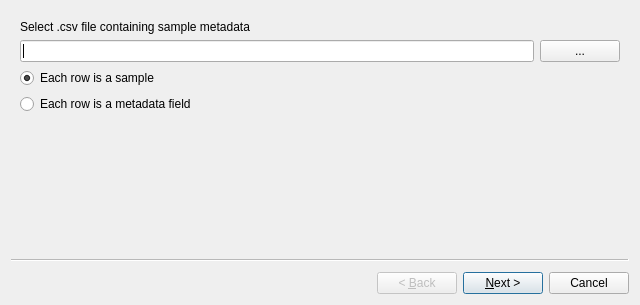
<?xml version="1.0" encoding="UTF-8"?>
<ui version="4.0">
 <class>Wizard</class>
 <widget class="QWizard" name="Wizard">
  <property name="geometry">
   <rect>
    <x>0</x>
    <y>0</y>
    <width>640</width>
    <height>305</height>
   </rect>
  </property>
  <property name="windowTitle">
   <string>Wizard</string>
  </property>
  <widget class="QWizardPage" name="wizardPage1">
   <attribute name="pageId">
    <string notr="true">1</string>
   </attribute>
   <layout class="QVBoxLayout" name="verticalLayout">
    <item>
     <widget class="QLabel" name="label_3">
      <property name="text">
       <string>Select .csv file containing sample metadata</string>
      </property>
     </widget>
    </item>
    <item>
     <layout class="QGridLayout" name="gridLayout">
      <property name="leftMargin">
       <number>0</number>
      </property>
      <property name="topMargin">
       <number>0</number>
      </property>
      <item row="0" column="0">
       <widget class="QLineEdit" name="lineEdit"/>
      </item>
      <item row="0" column="1">
       <widget class="QPushButton" name="pushButton">
        <property name="text">
         <string>...</string>
        </property>
       </widget>
      </item>
     </layout>
    </item>
    <item>
     <widget class="QRadioButton" name="radioRowSamples">
      <property name="text">
       <string>Each row is a sample</string>
      </property>
      <property name="checked">
       <bool>true</bool>
      </property>
     </widget>
    </item>
    <item>
     <widget class="QRadioButton" name="radioRowFields">
      <property name="text">
       <string>Each row is a metadata field</string>
      </property>
     </widget>
    </item>
   </layout>
  </widget>
  <widget class="QWizardPage" name="wizardPage2">
   <attribute name="pageId">
    <string notr="true">2</string>
   </attribute>
   <layout class="QVBoxLayout" name="verticalLayout_4">
    <item>
     <layout class="QHBoxLayout" name="horizontalLayout">
      <property name="bottomMargin">
       <number>0</number>
      </property>
      <item>
       <layout class="QVBoxLayout" name="verticalLayout_2">
        <property name="leftMargin">
         <number>0</number>
        </property>
        <property name="bottomMargin">
         <number>0</number>
        </property>
        <item>
         <widget class="QLabel" name="label">
          <property name="text">
           <string>Select column containing sample name</string>
          </property>
         </widget>
        </item>
        <item>
         <widget class="QListWidget" name="listWidgetColumns"/>
        </item>
        <item>
         <layout class="QHBoxLayout" name="horizontalLayout_2">
          <property name="topMargin">
           <number>0</number>
          </property>
         </layout>
        </item>
       </layout>
      </item>
      <item>
       <layout class="QVBoxLayout" name="verticalLayout_3">
        <property name="leftMargin">
         <number>0</number>
        </property>
        <item>
         <widget class="QLabel" name="label_2">
          <property name="text">
           <string>Metadata fields:</string>
          </property>
         </widget>
        </item>
        <item>
         <widget class="QListWidget" name="listWidgetFields"/>
        </item>
        <item>
         <layout class="QHBoxLayout" name="horizontalLayout_5">
          <property name="topMargin">
           <number>0</number>
          </property>
          <item>
           <widget class="QToolButton" name="toolButtonNoneDescriptors">
            <property name="text">
             <string>None</string>
            </property>
           </widget>
          </item>
          <item>
           <widget class="QToolButton" name="toolButtonAllDescriptors">
            <property name="text">
             <string>All</string>
            </property>
           </widget>
          </item>
          <item>
           <spacer name="horizontalSpacer_3">
            <property name="orientation">
             <enum>Qt::Horizontal</enum>
            </property>
            <property name="sizeHint" stdset="0">
             <size>
              <width>40</width>
              <height>20</height>
             </size>
            </property>
           </spacer>
          </item>
         </layout>
        </item>
       </layout>
      </item>
     </layout>
    </item>
   </layout>
  </widget>
 </widget>
 <resources/>
 <connections>
  <connection>
   <sender>pushButton</sender>
   <signal>clicked()</signal>
   <receiver>Wizard</receiver>
   <slot>_user_triggered_browse_btn()</slot>
   <hints>
    <hint type="sourcelabel">
     <x>589</x>
     <y>48</y>
    </hint>
    <hint type="destinationlabel">
     <x>585</x>
     <y>-15</y>
    </hint>
   </hints>
  </connection>
  <connection>
   <sender>toolButtonNoneDescriptors</sender>
   <signal>clicked()</signal>
   <receiver>Wizard</receiver>
   <slot>_selectNone()</slot>
   <hints>
    <hint type="sourcelabel">
     <x>340</x>
     <y>218</y>
    </hint>
    <hint type="destinationlabel">
     <x>370</x>
     <y>-13</y>
    </hint>
   </hints>
  </connection>
  <connection>
   <sender>toolButtonAllDescriptors</sender>
   <signal>clicked()</signal>
   <receiver>Wizard</receiver>
   <slot>_selectAll()</slot>
   <hints>
    <hint type="sourcelabel">
     <x>393</x>
     <y>219</y>
    </hint>
    <hint type="destinationlabel">
     <x>427</x>
     <y>0</y>
    </hint>
   </hints>
  </connection>
 </connections>
 <slots>
  <slot>_user_triggered_browse_btn()</slot>
  <slot>_selectAll()</slot>
  <slot>_selectNone()</slot>
 </slots>
</ui>
